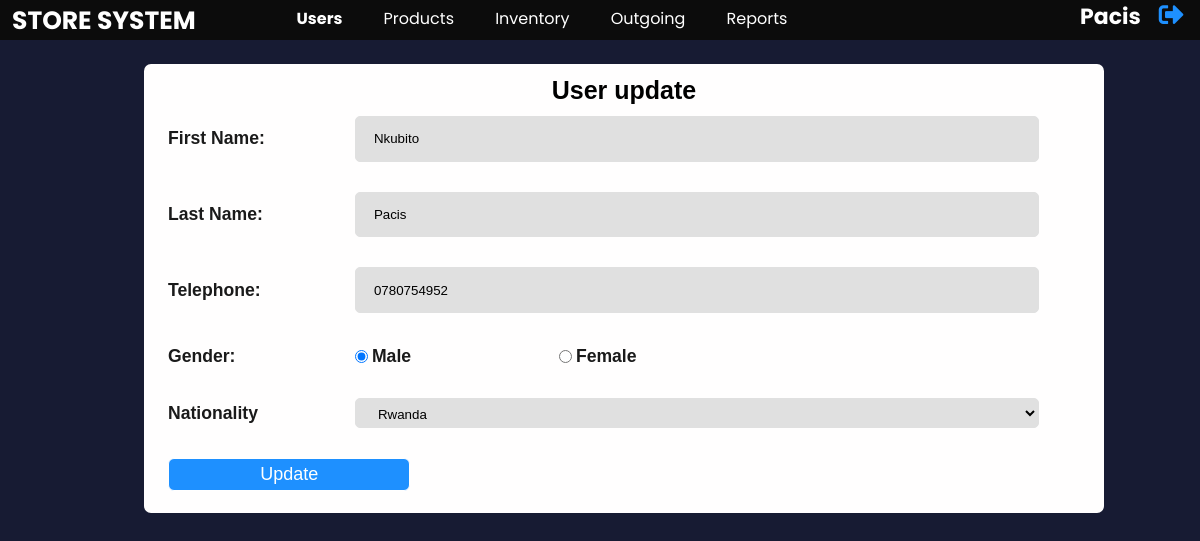
The page /user/view_users_form.php (signed in) on the database its author committed.
### tables this page shows
CREATE TABLE `stk_users` (
  `userId` int(11) NOT NULL,
  `firstName` varchar(100) NOT NULL,
  `lastName` varchar(100) NOT NULL,
  `gender` varchar(10) NOT NULL,
  `telephone` varchar(15) NOT NULL,
  `nationality` int(11) NOT NULL,
  `role` int(11) NOT NULL,
  `email` varchar(2555) NOT NULL,
  `username` varchar(20) NOT NULL,
  `user_password` varchar(300) NOT NULL
);

CREATE TABLE `countries` (
  `countryId` int(11) NOT NULL,
  `countryName` varchar(100) NOT NULL
);

### user/view_users_form.php (the view, shortened to what this page needs)
<?php
require_once '../utils/connection.php';
if(!isset($_SESSION['user'])){
    header('location:loginForm.php');
}
else{
    require_once '../utils/connection.php';
    $user = $_SESSION['user'];
    $selectQuery = mysqli_query($con,"Select * from stk_users where username='$user'");
    $rowUser = mysqli_fetch_assoc($selectQuery);
    $user = $rowUser['userId'];
}
?>
<!Doctype html>
<html>
<head>
    <link rel="stylesheet" href="https://cdnjs.cloudflare.com/ajax/libs/font-awesome/5.15.2/css/all.min.css" />
    <link rel="stylesheet" href="../css/index.css?v=<?php echo time()?>">
</head>
<body>
    <?php
          include('../utils/navigation.php');
          if (!$con) {
              echo mysqli_connect_error();
          }
          else {
              $selectQuery = "SELECT stk.userId,stk.firstName, stk.lastName,stk.gender,stk.telephone,stk.email,stk.userName,c.countryId,c.countryName as nationality from stk_users stk INNER JOIN countries c ON stk.nationality=c.countryId where userId=$user";
              $result =mysqli_query($con,$selectQuery);
              if(!$result){
                echo "<div class='error-div'><i class='far fa-times-circle'></i>Failed due to.".mysqli_error($con)."</div>";
              }
              else{
                  $row = mysqli_fetch_assoc($result);
                  echo ('
                        <form action="userUpdate.php" method="post" enctype="multipart/form-data">
                            <h3>User update</h3>
                            <div class="form-group">
                                <label for="fname">First Name:</label>
                                <input type="text" id="fname" name="firstName" placeholder="Enter First Name" value='.$row["firstName"].' pattern="[A-Za-z .]{1,50}">
                            </div>
                            <div class="form-group">
                                <label for="lname">Last Name:</label>
                                <input type="text" id="lname" name="lastName" placeholder="Enter Last Name" value='.$row["lastName"].' pattern="[A-Za-z .]{1,50}">
                            </div>
                            <div class="form-group">
                                <label for="tel">Telephone:</label>
                                <input type="text" id="tel" name="telephone" placeholder="Enter your Telephone number" value='.$row["telephone"].' pattern="[0-9]{1,20}">
                            </div>
                            <div class="form-group">
                                <label for="">Gender:</label>
                                ');
                                   if($row["gender"]=="male"){
                                      echo "<input type='radio' id='male' name='gender' value='male' checked>";
                                   }
                                   else{
                                      echo "<input type='radio' id='male' name='gender' value='male'>";
                                   };
                                echo('
                                <label for="male" class="gender-label">Male</label>
                                ');
                                    if($row["gender"]=="female"){
                                        echo "<input type='radio' id='female' name='gender' value='female' checked>";
                                    }
                                    else{
                                        echo "<input type='radio' id='female' name='gender' value='female'>";
                                    };
                                echo('
                                <label for="female" class="gender-label">Female</label>
                            </div>
                            <div class="form-group">
                                <label for="nationality">Nationality</label>
                                <select name="nationality" id="nationality">
                                   <option value='.$row["countryId"].'>'.$row["nationality"].'</option>
                            ');
                            echo ('
                                </select>
                            </div>
                            <input type="submit" value="Update">
                        </form>
                        <footer>
                            <p>Copyright@2021 RCA</p>
                        </footer>
                  ');
              }
          }
          include('../utils/footer.php');
    ?>
</body>
</html>

### css/index.css (style rules this page uses)
* { margin: 0; padding: 0; box-sizing: border-box; }
body { background-color: #171b33; color: #fff; font-family: 'Poppins', sans-serif; }
label { color: rgb(0, 0, 0); white-space: nowrap; font-size: 1.1em; display: inline-block; font-family: sans-serif !important; width: 20%; color: #1a1a1a; font-weight: 550; }
form { background-color: rgb(255, 254, 254); width: 62%; margin: 2% 22%; padding: 1% 2%; border-radius: 7px; }
form>h3 { font-family: Arial, Helvetica, sans-serif; font-size: 25px; text-align: center; margin-bottom: -1%; color: rgb(0, 0, 0); }
input[type=text],input[type=password] { display: inline-block; width: 75%; height: 30px; background-color: #e0e0e0; border: 1px solid #e0e0e0; padding: 2.4% 2%; border-radius: 5px; outline: none; color: #000; }
select { display: inline-block; width: 75%; height: 30px; background-color: #e0e0e0; border: 1px solid #e0e0e0; padding: 0.7% 2%; border-radius: 5px; outline: none; color: #000; }
.form-group { margin: 10px 0; padding: 10px 0; }
.form-group * { vertical-align: middle; }
input[type=submit] { border: 1px solid #fff; padding: 5px 10%; font-size: 18px; cursor: pointer; color: #fff; background-color: dodgerblue; border-radius: 6px; margin: 10px 0%; }
@media screen and (min-width:1001px) and (max-width:1300px) { form { margin: 2% 2% 18% 12%; width: 80%; } }

### utils/navigationStyle.php (style rules this page uses)
* { box-sizing: border-box; margin: 0; padding: 0; }
body { font-family: 'Poppins', sans-serif; }

### rows shown on the page
stk_users: firstName "Nkubito", lastName "Pacis", telephone "0780754952", nationality "Rwanda"

### other values the page prints
$_SESSION['user'] "pacis"
